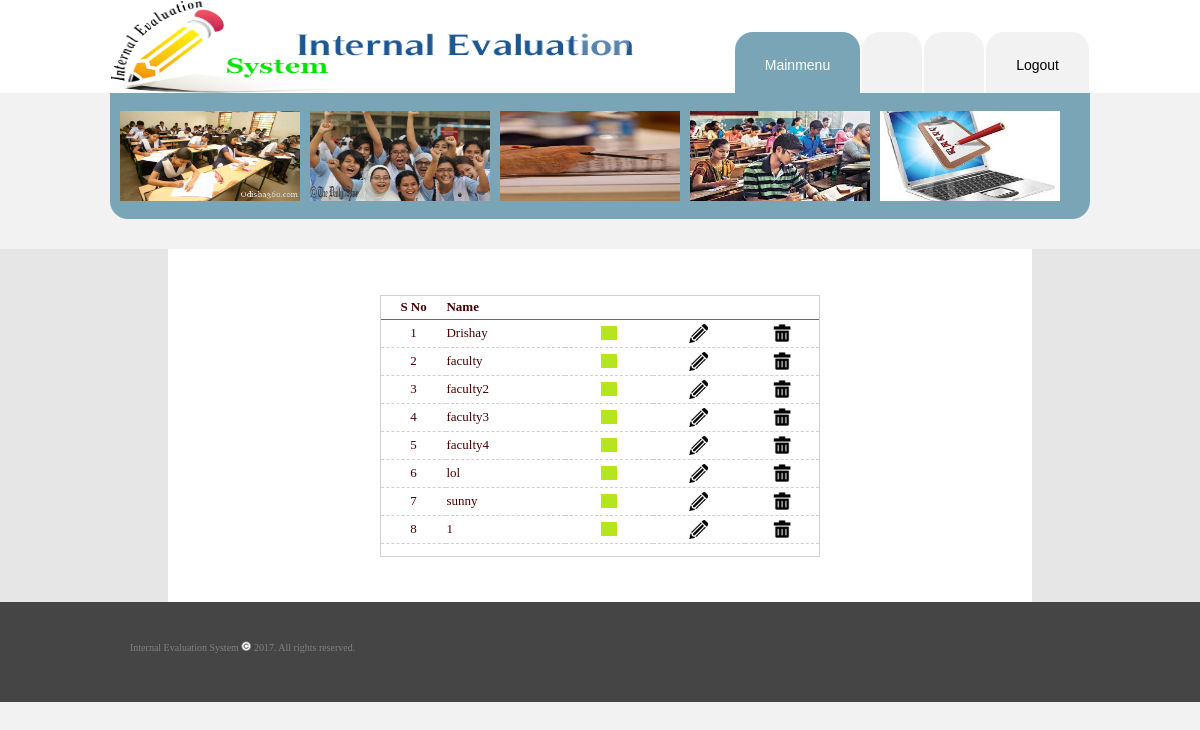
Screenshot of /danish/account_manage.php (signed in) with the database file from the repository.
### tables this page shows
CREATE TABLE IF NOT EXISTS `account` (
  `accountid` varchar(20) NOT NULL,
  `name` varchar(50) NOT NULL,
  `loginname` varchar(32) NOT NULL,
  `password` varchar(32) NOT NULL,
  `type` varchar(1) NOT NULL,
  `status` varchar(1) NOT NULL DEFAULT 'T',
  `date` varchar(20) NOT NULL
);

### danish/account_manage.php (the view, shortened to what this page needs)
<?php
include("cont.php");
$p="select * from account";
$qry=mysqli_query($con,$p);
include("admintop.php");
?>
<div align="center">
  <center>
<table border="0" cellpadding="0" cellspacing="0" width="72%" height="300" class="bkwhite">
  <tr>
    <td width="100%" height="353">
<div align="center">
  <center>
<table border="0" cellpadding="0" cellspacing="0" width="51%" height="55" class="tbl">
  <tr>
    <td width="15%" height="23" class="border_grn"><center><b>S No</b></center>
    </td>
    <td width="27%" height="23" class="border_grn" align="left">  <b>Name</b>
    </td>
    <td width="20%" height="23" class="border_grn"> <center> &nbsp;</center>
    </td>
    <td width="21%" height="23"  class="border_grn"> <center> <b>&nbsp;</b></center>
    </td>
    <td width="17%" height="23" class="border_grn"> <center> &nbsp;</center>
    </td>
  </tr>
  <?php
  $a=1;
  while($res=mysqli_fetch_row($qry))
  {
  if($res[5]=="T")
  {
  $status="F";
  $imgname="on.png";
  }
  else
  {
  $status="T";
  $imgname="off.png";
  }
  ?>
  <tr>
    <td width="11%" height="27" class="border_btm"><center><?=$a?></center></td>
    <td width="27%" height="27" class="border_btm"><?=$res[1]?></td>
    <td width="17%" height="27" class="border_btm"><center>
   <a href="account_status.php?sid=<?=$res[0]?>&status=<?=$status?>">  <img border="0" src="images/<?=$imgname?>" width="16" height="14"><a/></center></td>
    <td width="21%" height="27" class="border_btm"><center>
     <a href="account_update.php?sid=<?=$res[0]?>"><img border="0" src="images/edit.png" width="19" height="19"></a> </center></td>
    <td width="17%" height="27" class="border_btm"><center>
   <a href="account_delete.php?sid=<?=$res[0]?>"> <img border="0" src="images/drop.png" width="18" height="18"></a> </center></td>
  </tr>
  <?php
  $a++;
  }
  ?>
  <tr>
    <td width="15%" height="12"></td>
    <td width="27%" height="12"></td>
    <td width="20%" height="12"></td>
    <td width="21%" height="12"></td>
    <td width="17%" height="12"></td>
  </tr>
</table>
  </center>
</div>
</td>
</tr>
</table>
  </center>
</div>
<?php
include("bottom.php");
?>

### danish/images/stylesheet.css (style rules this page uses)
body { margin: 0px; color: rgb(129, 129, 129); font-family: Arial, Helvetica, sans-serif; font-size: 13px; background-color: rgb(242, 242, 242); }
a { color: rgb(0, 0, 0); text-decoration: none; }
.bkwhite { background:#ffffff; }
.tbl { border: 1px solid #d0d0d0; color: #480000; font-family:Verdana; font-size: 13px; text-align: left; }
.border_grn { border-bottom: 1px solid #696969; }
.border_btm { border-bottom: 1px dashed #d0d0d0; }

### rows the page displays
account: name "Drishay"
account: name "faculty"
account: name "faculty2"
account: name "faculty3"
account: name "faculty4"
account: name "lol"
account: name "sunny"
account: name "1"
